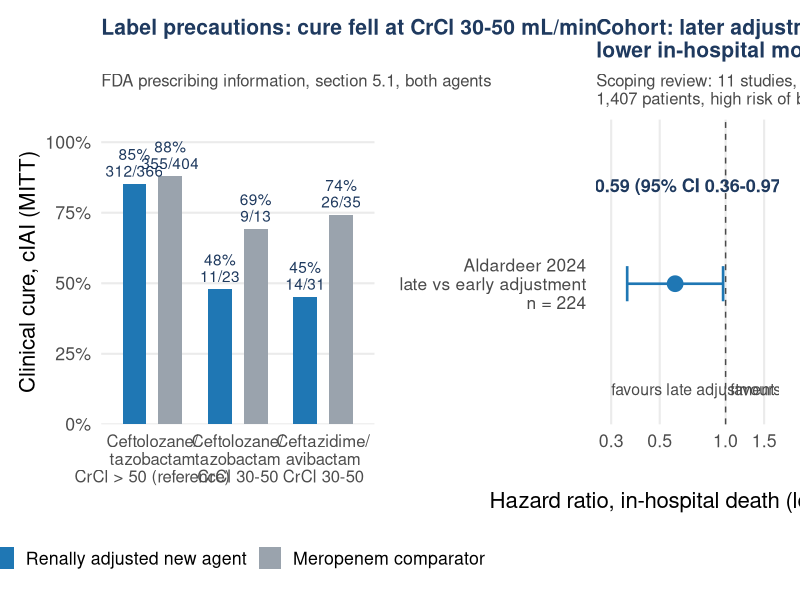

Generate this figure with R:
# =============================================================================
# Slide 2. Renal dose reduction in the first days and outcome.
# (a) Regulatory-label subgroup data, cIAI, baseline CrCl 30-50 mL/min, MITT:
#     ceftolozane/tazobactam label (FDA 2022): 11/23 (47.8 %) vs meropenem 9/13 (69.2 %);
#       CrCl > 50: 312/366 (85.2 %) vs 355/404 (87.9 %)
#     ceftazidime/avibactam label (FDA 2025): 14/31 (45 %) vs meropenem 26/35 (74 %);
#       label states these patients received a 33 % lower daily dose than now recommended
# (b) Aldardeer 2024 (prospective cohort, n = 224): early vs late renal dose adjustment,
#     in-hospital death HR 0.59 (95 % CI 0.36-0.97) favouring LATE adjustment.
#     Horstink 2025 scoping review: 11 studies, 1,407 patients, high risk of bias.
# All values from the cited label text / abstracts; no simulation.
# =============================================================================
suppressPackageStartupMessages({library(dplyr); library(ggplot2); library(patchwork)})
col_blue <- "#1f77b4"; col_grey <- "#9aa3ad"; col_navy <- "#1f3a5f"; col_dark <- "#4a4a4a"; col_red <- "#b03a3a"
base_theme <- function(bs = 17) theme_minimal(base_size = bs) + theme(panel.grid.minor = element_blank(), plot.title = element_text(face = "bold", color = col_navy, size = bs * 0.95), plot.subtitle = element_text(color = col_dark, size = bs * 0.75), plot.margin = margin(8, 10, 8, 8))

lab <- tribble(~drug, ~arm, ~n, ~N,
  "Ceftolozane/\ntazobactam\nCrCl 30-50", "New agent", 11, 23,
  "Ceftolozane/\ntazobactam\nCrCl 30-50", "Meropenem", 9, 13,
  "Ceftazidime/\navibactam\nCrCl 30-50",  "New agent", 14, 31,
  "Ceftazidime/\navibactam\nCrCl 30-50",  "Meropenem", 26, 35,
  "Ceftolozane/\ntazobactam\nCrCl > 50 (reference)", "New agent", 312, 366,
  "Ceftolozane/\ntazobactam\nCrCl > 50 (reference)", "Meropenem", 355, 404) |>
  mutate(pct = 100 * n / N, drug = factor(drug, unique(drug)[c(3, 1, 2)]),
         arm = factor(arm, c("New agent", "Meropenem")),
         lab = sprintf("%.0f%%\n%d/%d", pct, n, N))

pa <- ggplot(lab, aes(drug, pct, fill = arm)) +
  geom_col(position = position_dodge(0.84), width = 0.56) +
  geom_text(aes(label = lab), position = position_dodge(0.84), vjust = -0.25, size = 3.9, lineheight = 0.9, color = col_navy) +
  scale_fill_manual(values = c("New agent" = col_blue, "Meropenem" = col_grey), name = NULL,
                    labels = c("Renally adjusted new agent", "Meropenem comparator")) +
  scale_y_continuous(limits = c(0, 108), breaks = seq(0, 100, 25), expand = c(0, 0), labels = \(x) paste0(x, "%")) +
  labs(x = NULL, y = "Clinical cure, cIAI (MITT)",
       title = "Label precautions: cure fell at CrCl 30-50 mL/min",
       subtitle = "FDA prescribing information, section 5.1, both agents") +
  base_theme(16) + theme(legend.position = "bottom", panel.grid.major.x = element_blank(),
                         axis.text.x = element_text(size = 12, lineheight = 0.88))

fo <- tibble(study = "Aldardeer 2024\nlate vs early adjustment\nn = 224", hr = 0.588, lo = 0.355, hi = 0.974)
pb <- ggplot(fo, aes(hr, study)) +
  geom_vline(xintercept = 1, linetype = "dashed", color = col_dark) +
  geom_errorbar(aes(xmin = lo, xmax = hi), width = 0.15, orientation = "y", linewidth = 0.9, color = col_blue) +
  geom_point(size = 5, color = col_blue) +
  annotate("text", x = 0.588, y = 1.42, label = "HR 0.59 (95% CI 0.36-0.97)", size = 4.6, color = col_navy, fontface = "bold") +
  annotate("text", x = 0.3, y = 0.55, label = "favours late adjustment", hjust = 0, size = 4, color = col_dark) +
  annotate("text", x = 1.05, y = 0.55, label = "favours early", hjust = 0, size = 4, color = col_dark) +
  scale_x_log10(limits = c(0.28, 1.6), breaks = c(0.3, 0.5, 1, 1.5)) +
  scale_y_discrete(expand = expansion(add = c(0.6, 0.7))) +
  labs(x = "Hazard ratio, in-hospital death (log scale)", y = NULL,
       title = "Cohort: later adjustment,\nlower in-hospital mortality",
       subtitle = "Scoping review: 11 studies,\n1,407 patients, high risk of bias") +
  base_theme(16) + theme(panel.grid.major.y = element_blank(), axis.text.y = element_text(size = 12.5, lineheight = 0.9, color = col_dark))

p <- pa + pb + plot_layout(widths = c(1.5, 1))
ggsave("figures/early_dose_reduction.png", p, width = 13, height = 6, dpi = 300, bg = "white")
